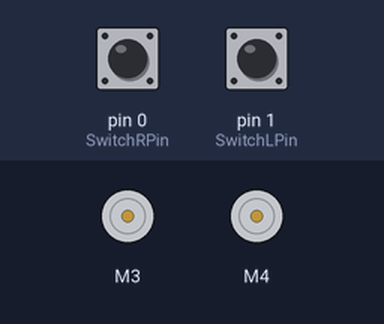
The sketch below on a simulated Arduino Uno, built with avr-gcc and run on an emulated ATmega328P. Shown: 2 × DC motor (green arrow = forward, orange = backward, longer = faster). The inputs (shaded band) are chosen by the test bench; at power-on: pin 0 (SwitchRPin) HIGH, pin 1 (SwitchLPin) HIGH.

Above: at 0.8 s.
0.9 s: pin 0 (SwitchRPin) pulled LOW for 3.2 s
At 3.8 s:
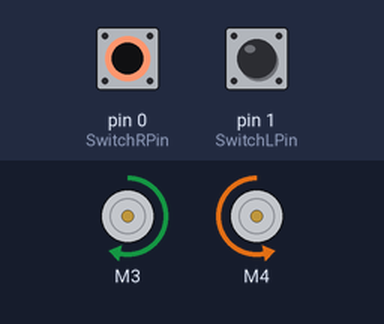
6.0 s: pin 1 (SwitchLPin) pulled LOW for 3.2 s
At 8.0 s:
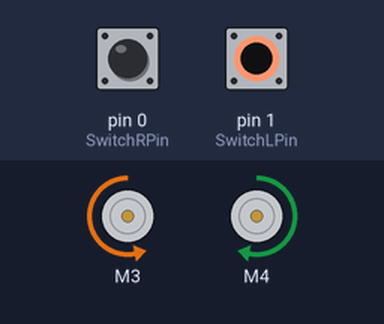
12.2 s: pin 1 (SwitchLPin) pulled LOW for 0.15 s
At 13.0 s:
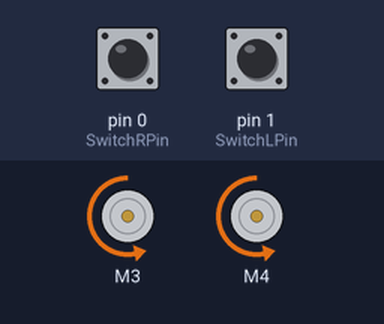
15.3 s: pin 1 (SwitchLPin) pulled LOW for 1 s
At 19.2 s:
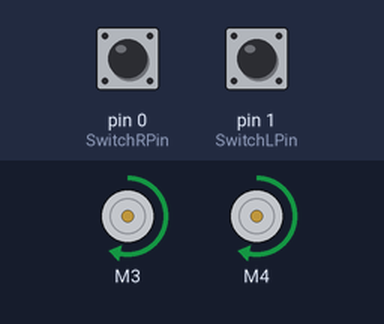
Timing chart, 0 to 20.3 s (numbered marks = the images above; inputs shaded):
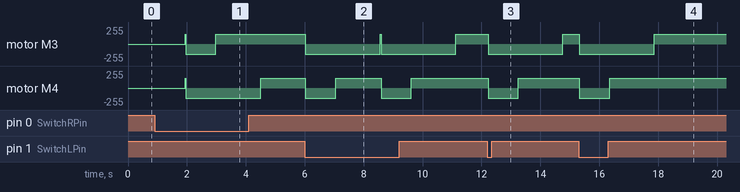

Measured:
- after the input at 0.9 s, motor M3: stopped → backward 150/255 after 1.0 s, → forward 150/255 1.0 s later; motor M4: stopped → backward 150/255 after 1.0 s, → forward 150/255 2.6 s later
- after the input at 6.0 s, motor M3: forward 150/255 → backward 150/255 at once, → forward 150/255 5.1 s later; motor M4: alternates forward 150/255 for 1.5 s and backward 150/255 for 1.0 s, starting at once
- after the input at 12.2 s, motor M3: forward 150/255 → backward 150/255 at once, → forward 150/255 2.5 s later; motor M4: forward 150/255 → backward 150/255 at once, → forward 150/255 1.0 s later
- after the input at 15.3 s, motor M3: forward 150/255 → backward 150/255 at once, → forward 150/255 2.5 s later; motor M4: forward 150/255 → backward 150/255 at once, → forward 150/255 1.0 s later

The sketch:

Hammerhead_Code.ino
```cpp
//Hammerhead Code
//When 'bumped' Hammerhead will move forward until an object is hit, then back up and hit it again... and again...

//Include the needed libraries
#include <AFMotor.h>
#include <SoftwareSerial.h>
//Define Constants
#define DEBUG 1  //By setting DEBUG to either 0 or 1, the program will exclude or include the print statements when it compiles
#define SwitchRPin 0   //Right switch is connected to this pin
#define SwitchLPin 1  //Left switch is connected to this pin
#define LCDTxPin 13   // LCD connected to this pin (14 is analog 0)
#define DummyRxPin 4  // Not used by LCD Board, can be any unused pin
#define SPEED 150     // Set Speed to be used for motors

//Additionally defined variables
#define turnTime 1500  //Amount of time that the robot should execute the "turn" command for
bool right; //Boolean variable that determines if the right switch was triggered

SoftwareSerial mySerial =  SoftwareSerial(DummyRxPin, LCDTxPin);  //Change Tx and Rx Pins to pins of our choosing
AF_DCMotor Right_Motor(3, MOTOR34_1KHZ); // create right motor on port 3, 1KHz pwm
AF_DCMotor Left_Motor(4, MOTOR34_1KHZ); // create left motor on port 4, 1KHz pwm
//Options for PWM, from quiet but power hungry to loud but lower power cost: MOTOR12_64KHZ, MOTOR12_8KHZ, MOTOR12_2KHZ, or MOTOR12_1KHZ
//(Only for ports 1 and 2, ports 3 and 4 are(and can only be) set to MOTOR34_1KHZ

void setup(){
  pinMode(LCDTxPin, OUTPUT);
  mySerial.begin(9600);  //Set baud rate for the LCD serial communication
  mySerial.print("?f"); //Sends clear screen command to LCD
  pinMode(SwitchRPin, INPUT); //Makes Switch Pin an input
  pinMode(SwitchLPin, INPUT); //Makes Switch Pin an input
  digitalWrite(SwitchLPin, HIGH);   //Enables the pull-up resistor on Switch Pin
  digitalWrite(SwitchRPin, HIGH);   //Enables the pull-up resistor on Switch Pin
  Right_Motor.setSpeed(SPEED);
  Left_Motor.setSpeed(SPEED);

  mySerial.print("?x00?y0");  //Move cursor to position x=0 and y=0 on the LCD display
  mySerial.print("Bump to begin...");
  while(digitalRead(SwitchLPin) && digitalRead(SwitchRPin))  {
   //Wait for switch to be pressed
  }
  mySerial.print("?x00?y1");  //Move cursor to position x=0 and y=1 on the LCD display
  mySerial.print("Starting!");
  delay(1000);
  mySerial.print("?f"); //Sends clear screen command to LCD

}

void loop(){

  #ifdef DEBUG
    mySerial.print("?f"); //Sends clear screen command to LCD
    mySerial.print("?x00?y0");  //Move cursor to position x=0 and y=0 on the LCD display
    mySerial.print("Onward!");
  #endif

  DriveForward();

  while(true){  //Within this while loop, the switch that is triggered is determined
    if(!digitalRead(SwitchLPin)){ //Check if the left switch was triggered

      #ifdef DEBUG
        mySerial.print("?x00?y0");  //Move cursor to position x=0 and y=0 on the LCD display
        mySerial.print("Left Switch Hit!"); //Debuggin on LCD
      #endif

      right = false; //Right switch was NOT triggered
      break; //break out of the while loop if a switch is triggered

    }else if(!digitalRead(SwitchRPin)){  //else check if the right pin was triggered

      #ifdef DEBUG
        mySerial.print("?x00?y0");  //Move cursor to position x=0 and y=0 on the LCD display
        mySerial.print("Right Switch Hit!"); //Debugging on LCD
      #endif

      right = true; //Right switch WAS triggered
      break; //break out of the while loop if a switch is triggered
    }
  }

  DriveBackward(); //Drive backwards a little bit before turning in a "smart" direction
  delay(1000);

  //Now turn in a smart direction depending on which switch was triggered
  if(right){

    #ifdef DEBUG
        mySerial.print("?f"); //Sends clear screen command to LCD
        mySerial.print("?x00?y0");  //Move cursor to position x=0 and y=0 on the LCD display
        mySerial.print("Turning Left!"); //Debugging on LCD
    #endif
    TurnLeft(); //If the RIGHT switch was triggered, then turn LEFT
    delay(turnTime); //turnTime is a variable determining how long the motors should turn for

  }else {

    #ifdef DEBUG
        mySerial.print("?f"); //Sends clear screen command to LCD
        mySerial.print("?x00?y0");  //Move cursor to position x=0 and y=0 on the LCD display
        mySerial.print("Turning Right!"); //Debugging on LCD
    #endif
    TurnRight(); //If the LEFT switch was triggered, then turn RIGHT
    delay(turnTime);

  }
}


//Function definitions
void DriveForward(){
  Right_Motor.run(FORWARD);
  Left_Motor.run(FORWARD);
}

void DriveBackward(){
  Right_Motor.run(BACKWARD);
  Left_Motor.run(BACKWARD);
}

void TurnRight(){
  Right_Motor.run(BACKWARD);
  Left_Motor.run(FORWARD);
}

void TurnLeft(){
  Right_Motor.run(FORWARD);
  Left_Motor.run(BACKWARD);
}
```
